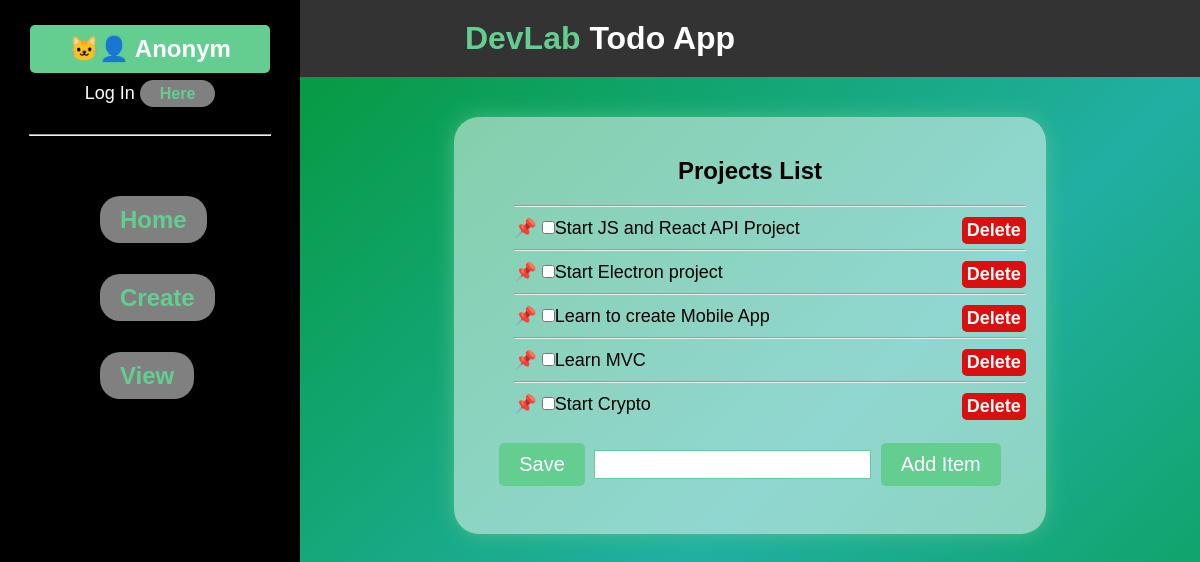
/2, run on the app's committed database.
### main/models.py (models this page shows, shortened)
class AgendaList(models.Model):
    user = models.ForeignKey(User, on_delete=models.CASCADE, related_name="agendalist", null=True)
    name = models.CharField(max_length=200)

class ListItem(models.Model):
    agenda = models.ForeignKey(AgendaList, on_delete=models.CASCADE)
    text = models.CharField(max_length=200)
    done = models.BooleanField()
    def __str__(self,):
        return self.text

### main/views.py (the view, shortened to what this page needs)
# urls.py: path('<int:id>', views.viewItem, name="View List"),
def viewItem(req, id):
    ls = AgendaList.objects.get(id=id)
    return render(req, "main/list.html", {"agenda":ls})

### main/templates/main/list.html (shortened to what this page needs)
{% extends "main/base.html" %}
{% block content %}
    <h2>{{agenda.name}}</h2>
    <form action="#" method="post">
        <ul class="dv-list-group">
        {% for item in agenda.listitem_set.all %}
        <hr style="margin: 10px auto; color: rgb(99, 206, 144);">
            {% if item.done %}
            <li class="list-item">
                <input type="checkbox" name="c{{item.id}}" value="clicked" checked>
                {{item}}
                <a href="delete/item/{{agenda.id}}/{{item.text}}" inherit="no" class="pull-right" style="background-color: rgb(219, 15, 15); color: #fff;" >Delete</a>
            </li>
            {% else %}
            <li class="list-item">
                <input type="checkbox" name="c{{item.id}}" value="clicked">{{item}}
                <a href="delete/item/{{agenda.id}}/{{item.text}}" inherit="no" class="pull-right" style="background-color: rgb(219, 15, 15); color: #fff;" >Delete</a>
            </li>
            {% endif %}
        {% endfor %}
        </ul>
        <button type="submit" name="save" value="save">Save</button>
        <input type="text" name="new">
        <button type="submit" name="newItem" value="newItem">Add Item</button>
    </form>
{%endblock%}

### main/static/style.css (style rules this page uses)
* { font-family: "Poppins", "Raleway", "montserrat", sans-serif; padding: 0; margin: 0; }
a { padding: 5px 20px; border-radius: 20px; color: rgb(99, 206, 144); background-color: rgb(255, 255, 255, .5); text-decoration: none; font-size: 16px; font-weight: 600; transition: all 300ms; }
input { font-size: 20px; padding: 2px 5px; border: 1px solid rgb(99, 206, 144); outline: none; }
button { color: #fff; font-size: 20px; padding: 10px 20px; border-radius: 5px; background-color: rgb(99, 206, 144); border: none; margin: 8px 5px; cursor: pointer; }
a[inherit="no"] { width: fit-content; font-size: 18px; text-align: center; padding: 3px 5px; border-radius: 5px; background-color: rgb(99, 206, 144); border: none; }
.dv-list-group { list-style-type: none; width: 100%; margin: 20px; }
.list-item { text-align: left; font-size: 18px; padding: 2px auto; }
.list-item::before { content: '📌 '; }
.pull-right { float: right; }
form { padding: 20px auto; }
ul { list-style: none; }
li { text-align: left; display: block; }
form li::before { content: '📍 '; }
body { height: 100vh; }

### data on the page
AgendaList: name "Projects List"
ListItem: text "Start JS and React API Project"
ListItem: text "Start Electron project"
ListItem: text "Learn to create Mobile App"
ListItem: text "Learn MVC"
ListItem: text "Start Crypto"
